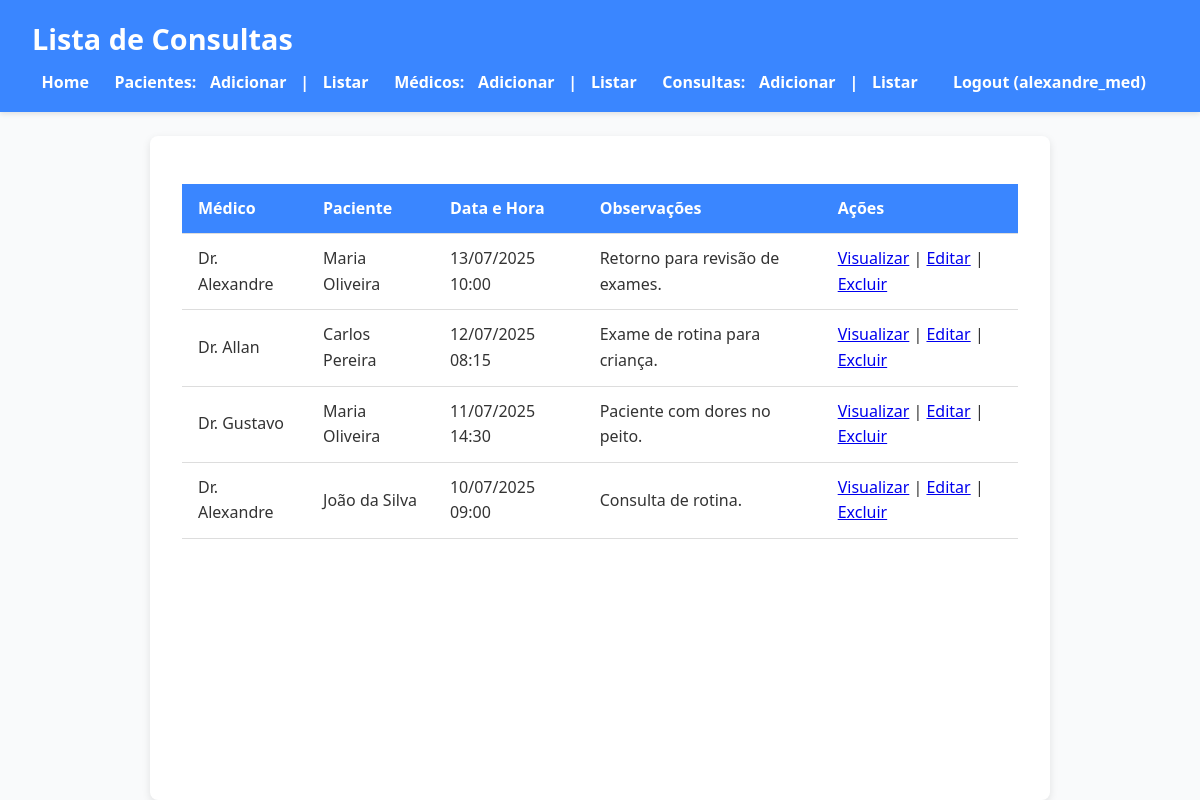
/php/index-consulta.php (signed in), run on the app's committed database.
### tables this page shows
CREATE TABLE consultas (
    id_medico INT,
    id_paciente INT,
    data_hora TIMESTAMP NOT NULL,
    observacoes TEXT,
    PRIMARY KEY (id_medico, id_paciente, data_hora),
    FOREIGN KEY (id_medico) REFERENCES medicos(id) ON DELETE CASCADE,
    FOREIGN KEY (id_paciente) REFERENCES pacientes(id) ON DELETE CASCADE
);

CREATE TABLE medicos (
    id INT AUTO_INCREMENT PRIMARY KEY,
    nome VARCHAR(100) NOT NULL,
    especialidade VARCHAR(100) NOT NULL,
    usuario_id INT,
    FOREIGN KEY (usuario_id) REFERENCES usuarios(id) ON DELETE SET NULL
);

CREATE TABLE pacientes (
    id INT AUTO_INCREMENT PRIMARY KEY,
    nome VARCHAR(100) NOT NULL,
    data_nascimento DATE NOT NULL,
    tipo_sanguineo VARCHAR(5) NOT NULL,
    usuario_id INT,
    FOREIGN KEY (usuario_id) REFERENCES usuarios(id) ON DELETE SET NULL
);

### php/index-consulta.php (the view, shortened to what this page needs)
<?php
require_once 'db.php';
$stmt = $pdo->query("
    SELECT c.id_medico, c.id_paciente, c.data_hora, c.observacoes,
           m.nome AS nome_medico, p.nome AS nome_paciente
    FROM consultas c
    JOIN medicos m ON c.id_medico = m.id
    JOIN pacientes p ON c.id_paciente = p.id
    ORDER BY c.data_hora DESC
");
$consultas = $stmt->fetchAll(PDO::FETCH_ASSOC);
?>
<!DOCTYPE html>
<html lang="pt-BR">
<head>
    <link rel="stylesheet" href="../css/style.css" />
</head>
<body>
<header>
    <h1>Lista de Consultas</h1>
    <nav>
        <ul>
            <li><a href="index.php">Home</a></li>
            <?php if (isset($_SESSION['user_id'])): ?>
                <li>Pacientes:
                    <a href="/php/create-paciente.php">Adicionar</a> |
                    <a href="/php/index-paciente.php">Listar</a>
                </li>
                <li>Médicos:
                    <a href="/php/create-medico.php">Adicionar</a> |
                    <a href="/php/index-medico.php">Listar</a>
                </li>
                <li>Consultas:
                    <a href="/php/create-consulta.php">Adicionar</a> |
                    <a href="/php/index-consulta.php">Listar</a>
                </li>
                <li><a href="/php/logout.php">Logout (<?= $_SESSION['username'] ?>)</a></li>
            <?php else: ?>
                <li><a href="/php/user-login.php">Login</a></li>
                <li><a href="/php/user-register.php">Registrar</a></li>
            <?php endif; ?>
        </ul>
    </nav>
</header>
<main>
    <table>
        <thead>
            <tr>
                <th>Médico</th>
                <th>Paciente</th>
                <th>Data e Hora</th>
                <th>Observações</th>
                <th>Ações</th>
            </tr>
        </thead>
        <tbody>
            <?php foreach ($consultas as $consulta): ?>
                <tr>
                    <td><?= htmlspecialchars($consulta['nome_medico']) ?></td>
                    <td><?= htmlspecialchars($consulta['nome_paciente']) ?></td>
                    <td><?= date('d/m/Y H:i', strtotime($consulta['data_hora'])) ?></td>
                    <td><?= nl2br(htmlspecialchars($consulta['observacoes'])) ?></td>
                    <td>
                        <a href="read-consulta.php?id_medico=<?= $consulta['id_medico'] ?>&id_paciente=<?= $consulta['id_paciente'] ?>&data_hora=<?= urlencode($consulta['data_hora']) ?>">Visualizar</a> |
                        <a href="update-consulta.php?id_medico=<?= $consulta['id_medico'] ?>&id_paciente=<?= $consulta['id_paciente'] ?>&data_hora=<?= urlencode($consulta['data_hora']) ?>">Editar</a> |
                        <a href="delete-consulta.php?id_medico=<?= $consulta['id_medico'] ?>&id_paciente=<?= $consulta['id_paciente'] ?>&data_hora=<?= urlencode($consulta['data_hora']) ?>" onclick="return confirm('Tem certeza que deseja excluir esta consulta?');">Excluir</a>
                    </td>
                </tr>
            <?php endforeach; ?>
        </tbody>
    </table>
</main>
</body>
</html>

### css/style.css (style rules this page uses)
* { margin: 0; padding: 0; box-sizing: border-box; font-family: 'Segoe UI', Tahoma, Geneva, Verdana, sans-serif; }
body { background-color: #f9fafb; color: #333; line-height: 1.6; min-height: 100vh; display: flex; flex-direction: column; }
header { background-color: #3a86ff; color: white; padding: 1rem 2rem; box-shadow: 0 2px 5px rgba(0,0,0,0.1); }
header h1 { font-size: 1.8rem; }
nav ul { list-style: none; display: flex; gap: 1rem; margin-top: 0.5rem; flex-wrap: wrap; }
nav ul li { font-weight: 600; }
nav ul li a { color: white; text-decoration: none; padding: 0.3rem 0.6rem; border-radius: 4px; transition: background-color 0.3s ease; }
main { flex-grow: 1; padding: 2rem; max-width: 900px; margin: 0 auto; background-color: white; border-radius: 8px; box-shadow: 0 3px 8px rgba(0,0,0,0.1); margin-top: 1.5rem; }
table { width: 100%; border-collapse: collapse; margin-top: 1rem; }
table thead { background-color: #3a86ff; color: white; }
table th, table td { padding: 0.75rem 1rem; text-align: left; border-bottom: 1px solid #ddd; }

### data on the page
consultas: id_medico.nome "Dr. Alexandre", id_paciente.nome "Maria Oliveira", data_hora "13/07/2025 10:00", observacoes "Retorno para revisão de exames."
consultas: id_medico.nome "Dr. Allan", id_paciente.nome "Carlos Pereira", data_hora "12/07/2025 08:15", observacoes "Exame de rotina para criança."
consultas: id_medico.nome "Dr. Gustavo", id_paciente.nome "Maria Oliveira", data_hora "11/07/2025 14:30", observacoes "Paciente com dores no peito."
consultas: id_medico.nome "Dr. Alexandre", id_paciente.nome "João da Silva", data_hora "10/07/2025 09:00", observacoes "Consulta de rotina."

### other printed values
$_SESSION['username'] "alexandre_med"
